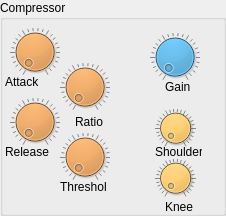
      <widget class="QGroupBox" name="compressor">
       <property name="geometry">
        <rect>
         <x>10</x>
         <y>20</y>
         <width>226</width>
         <height>216</height>
        </rect>
       </property>
       <property name="title">
        <string>Compressor</string>
       </property>
       <widget class="QDial" name="attack">
        <property name="geometry">
         <rect>
          <x>10</x>
          <y>20</y>
          <width>50</width>
          <height>64</height>
         </rect>
        </property>
        <property name="styleSheet">
         <string notr="true">background-color: #e82</string>
        </property>
        <property name="wrapping">
         <bool>false</bool>
        </property>
        <property name="notchesVisible">
         <bool>true</bool>
        </property>
       </widget>
       <widget class="QDial" name="release">
        <property name="geometry">
         <rect>
          <x>10</x>
          <y>90</y>
          <width>50</width>
          <height>64</height>
         </rect>
        </property>
        <property name="styleSheet">
         <string notr="true">background-color: #e82</string>
        </property>
        <property name="wrapping">
         <bool>false</bool>
        </property>
        <property name="notchesVisible">
         <bool>true</bool>
        </property>
       </widget>
       <widget class="QDial" name="ratio">
        <property name="geometry">
         <rect>
          <x>60</x>
          <y>55</y>
          <width>50</width>
          <height>64</height>
         </rect>
        </property>
        <property name="styleSheet">
         <string notr="true">background-color: #e82</string>
        </property>
        <property name="wrapping">
         <bool>false</bool>
        </property>
        <property name="notchesVisible">
         <bool>true</bool>
        </property>
       </widget>
       <widget class="QDial" name="Threshold">
        <property name="geometry">
         <rect>
          <x>60</x>
          <y>125</y>
          <width>50</width>
          <height>64</height>
         </rect>
        </property>
        <property name="styleSheet">
         <string notr="true">background-color: #e82</string>
        </property>
        <property name="wrapping">
         <bool>false</bool>
        </property>
        <property name="notchesVisible">
         <bool>true</bool>
        </property>
       </widget>
       <widget class="QDial" name="gain">
        <property name="geometry">
         <rect>
          <x>150</x>
          <y>25</y>
          <width>50</width>
          <height>64</height>
         </rect>
        </property>
        <property name="styleSheet">
         <string notr="true">background-color: #2ea4e8</string>
        </property>
        <property name="wrapping">
         <bool>false</bool>
        </property>
        <property name="notchesVisible">
         <bool>true</bool>
        </property>
       </widget>
       <widget class="QDial" name="shoulder">
        <property name="geometry">
         <rect>
          <x>155</x>
          <y>100</y>
          <width>41</width>
          <height>56</height>
         </rect>
        </property>
        <property name="styleSheet">
         <string notr="true">background-color: #fa0</string>
        </property>
        <property name="wrapping">
         <bool>false</bool>
        </property>
        <property name="notchesVisible">
         <bool>true</bool>
        </property>
       </widget>
       <widget class="QDial" name="knee">
        <property name="geometry">
         <rect>
          <x>155</x>
          <y>150</y>
          <width>41</width>
          <height>56</height>
         </rect>
        </property>
        <property name="styleSheet">
         <string notr="true">background-color: #fa0</string>
        </property>
        <property name="wrapping">
         <bool>false</bool>
        </property>
        <property name="notchesVisible">
         <bool>true</bool>
        </property>
       </widget>
       <widget class="QLabel" name="label_70">
        <property name="geometry">
         <rect>
          <x>5</x>
          <y>75</y>
          <width>47</width>
          <height>13</height>
         </rect>
        </property>
        <property name="text">
         <string>Attack</string>
        </property>
       </widget>
       <widget class="QLabel" name="label_71">
        <property name="geometry">
         <rect>
          <x>5</x>
          <y>145</y>
          <width>47</width>
          <height>13</height>
         </rect>
        </property>
        <property name="text">
         <string>Release</string>
        </property>
       </widget>
       <widget class="QLabel" name="label_72">
        <property name="geometry">
         <rect>
          <x>75</x>
          <y>115</y>
          <width>47</width>
          <height>13</height>
         </rect>
        </property>
        <property name="text">
         <string>Ratio</string>
        </property>
       </widget>
       <widget class="QLabel" name="label_73">
        <property name="geometry">
         <rect>
          <x>60</x>
          <y>180</y>
          <width>47</width>
          <height>13</height>
         </rect>
        </property>
        <property name="text">
         <string>Threshold</string>
        </property>
       </widget>
       <widget class="QLabel" name="label_74">
        <property name="geometry">
         <rect>
          <x>165</x>
          <y>80</y>
          <width>47</width>
          <height>13</height>
         </rect>
        </property>
        <property name="text">
         <string>Gain</string>
        </property>
       </widget>
       <widget class="QLabel" name="label_75">
        <property name="geometry">
         <rect>
          <x>155</x>
          <y>145</y>
          <width>47</width>
          <height>13</height>
         </rect>
        </property>
        <property name="text">
         <string>Shoulder</string>
        </property>
       </widget>
       <widget class="QLabel" name="label_76">
        <property name="geometry">
         <rect>
          <x>165</x>
          <y>200</y>
          <width>47</width>
          <height>13</height>
         </rect>
        </property>
        <property name="text">
         <string>Knee</string>
        </property>
       </widget>
      </widget>
